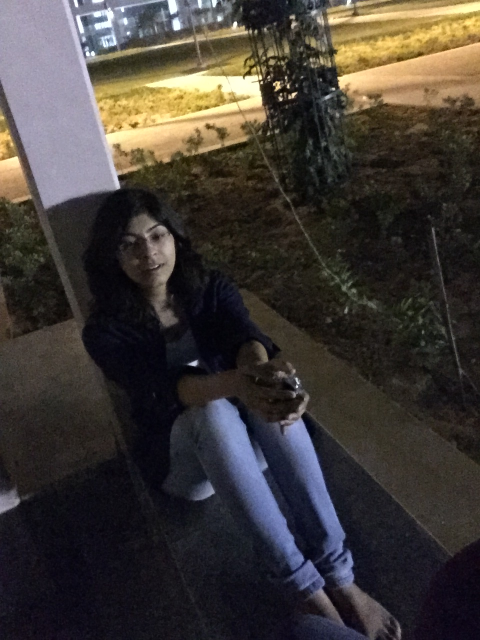
#> input picture src/data/training/0/m.JPG, 960 x 1280 px (shown at 1/2 size)
$ python ImageFeatureExtractor.py   (Python 2 division)   (older library calls are emulated)
#> lines starting #> are read from the running program, lines starting #| are printed output that depends on the picture
import os
import sys
import copy
sys.path.append(os.path.abspath(os.path.join(os.path.dirname(__file__), '..'+os.sep)))
# from PIL import Image, ImageStat
# import matplotlib.mlab as mlab
# import matplotlib.pyplot as plt
import datetime
import cv2
from skimage.color import rgb2lab, lab2lch, lab2rgb, rgb2yuv, yuv2rgb
import numpy as np
class ImageFeatureExtractor:
	'''
	Extracts feature Vector from given Image
	'''

	def __init__(self, imageFileName, facecascxml_path="", eyecascxml_path=""):
		face_hcxml = './xml/HAAR_FACE.xml'
		# eye_hcxml = './xml//HAAR_EYE.xml'
		eye_hcxml = './xml/haarcascade_eye_tree_eyeglasses.xml'
		self.EYE_XML = os.path.abspath(os.path.join(os.path.dirname(__file__), 'xml', 'haarcascade_eye_tree_eyeglasses.xml'))
		self.FACE_XML = os.path.abspath(os.path.join(os.path.dirname(__file__), 'xml', 'HAAR_FACE.xml'))
		self.feature_vector = []
		self.face_ROI=[]
		self.image = None
		self.inputimagefile = imageFileName
		self.inputfacecascxml = os.path.abspath(facecascxml_path)
		self.inputeyecasxml = os.path.abspath(eyecascxml_path)

		self.enhancedDirectory = ''
		self.initialize()


	def initialize(self):

		if not os.path.isfile(self.inputimagefile):
			print("Input image file doesn't exist or it's not a file")

		if not os.path.isfile(self.inputfacecascxml):
			#print("Input face haarcascade xml doesn't exist or it's not a file, use default one")
			self.inputfacecascxml = self.FACE_XML
		if not os.path.isfile(self.inputeyecasxml):
			#print("Input eye haarcascade xml doesn't exist or it's not a file. Use default one")
			self.inputeyecasxml = self.EYE_XML

		self.face_cascade = cv2.CascadeClassifier(self.inputfacecascxml)
		self.eye_cascade = cv2.CascadeClassifier(self.inputeyecasxml)
		self.image = cv2.imread(self.inputimagefile)
#> self.image is the input picture: shape (1280, 960, 3); mean B, G, R 54.2, 58.2, 63.8

	def extract(self):
		self.initialize()
		face_hue = []
		face_brightness = []
		face_sharpness = []
		eye_signal = []
		face_ratio = []
		face_SNR = []
		face_skin_a=[]
		face_skin_b=[]
		face_skin_h=[]
		face_skin_c=[]
		skin_pr =[]
		face_num = 0
		img_face_worstSNR = 0.0
		img_face_ratio = 0.0
		img_face_sharpness = 0.0
		img_skin_pr =0.0
		img_gray_ep = 0.0
		img_skin_a = 0
		img_skin_b = 0
		img=self.image
		facehc_xml = self.inputfacecascxml
		eyehc_xml = self.inputeyecasxml
		gray = cv2.cvtColor(img, cv2.COLOR_BGR2GRAY)
		self.imggray=gray
		img_gray_ep=self.calEntroy(gray)
#> in calEntroy, `img_ROI = img[int(w/2-width_radius):int(w/2+width_radius), int(h/2-hei..`:
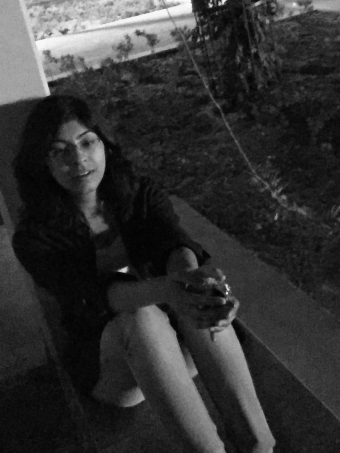
#> img_ROI: shape (905, 679) (shown at 1/2 size); min 0, max 251, mean 50
#> in calEntroy, `gray_pd=gray_hist[0].astype(float)/len(gray_Test)`: gray_pd = 254 values, max 0.0436 at index 160, min 0 at index 0, mean 0.00394
#> in calEntroy, `img_gray_ep=-np.sum(np.multiply(gray_pd,np.ma.log2(gray_pd).data))`: img_gray_ep = 6.12
#> in calEntroy, `y = gray_pd`: y has the same summary as gray_pd
#> img_gray_ep = 6.12

		#print "image entropy:", img_gray_ep


		gray_laplacian = cv2.Laplacian(gray, cv2.CV_64F)
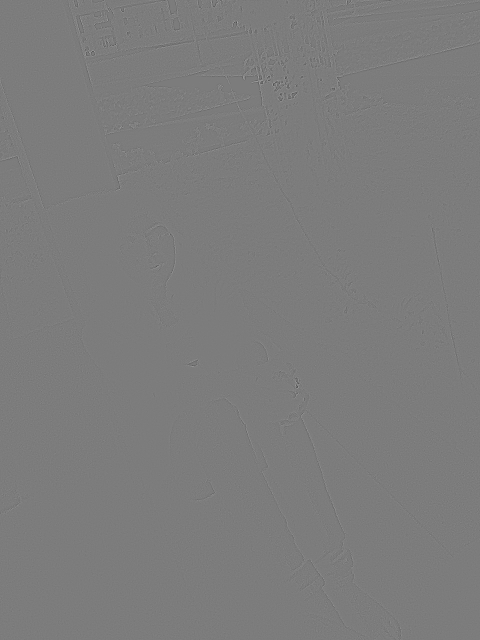
#> gray_laplacian: shape (1280, 960) float64 (shown at 1/2 size); min -294, max 308, mean 0; drawn with min black and max white
		mu, std = cv2.meanStdDev(gray_laplacian)
#> mu = [-0.000811]; std = [9.94]
		img_sharpness = np.log2(float(std.item() * std.item()))
#> img_sharpness = 6.63

		sum_contrast = float(np.amax(gray)) + float(np.amin(gray))
#> sum_contrast = 254
		diff_contrast = float(np.amax(gray)) - float(np.amin(gray))
#> diff_contrast = 254
		img_contrast = diff_contrast / sum_contrast
#> img_contrast = 1

		img_weight, img_height = gray.shape
		#print self.inputimagefile
		faces = self.face_cascade.detectMultiScale(gray, 1.3, 5)
#> faces = [[231, 427, 129, 129]]

		face_num = len(faces)
#> face_num = 1
		img_face_ratio = 0.0
		# print "Found {0} faces!".format(len(faces))

		# Draw a rectangle around the faces
		if len(faces):
			self.face_ROI = faces
#> self.face_ROI = [[231, 427, 129, 129]]
			for (x, y, w, h) in faces:
				eye_signal_face = []
				face_roi = img[y:y + h, x:x + w, :]
				#cv2.rectangle(img,(x,y),(x+w,y+h),(255,0,0),2)
				face_hsv = cv2.cvtColor(face_roi, cv2.COLOR_BGR2HSV)
				face_lab=rgb2lab(face_roi)
				#face_lab=cv2.cvtColor(face_roi, cv2.COLOR_RGB2LAB)
				face_lch=lab2lch(face_lab)
				dim=face_lch.shape
				c0_width=max(1,dim[0]/50)
				c1_width=max(1,dim[1]/50)

				face_central_lch=face_lch[int(dim[0]/2-c0_width):int(dim[0]/2+c0_width),int(dim[1]/2-c1_width):int(dim[1]/2+c1_width),:]
				#cv2.rectangle(face_roi,(dim[0]/2-dim[0]/50,dim[1]/2-dim[1]/50),(dim[0]/2-dim[0]/50+dim[0]/25,dim[1]/2-dim[1]/50+dim[1]/25),(0,255,0),2)
				face_central_lab=face_lab[dim[0]/2-c0_width:dim[0]/2+c0_width,dim[1]/2-c1_width:dim[1]/2+c1_width,:]
				skin_L,skin_c,skin_h=np.mean(face_central_lch, axis=(0,1))
				skin_L,skin_a,skin_b=np.mean(face_central_lab, axis=(0,1))
				if len(face_central_lab)<1:
					# print("Empty face detection, please double check. Program exits")
					sys.exit(2)
				# [5 lines of commented-out code are left out]
				img_skin_pr=np.exp(-(float(np.power((skin_c-32),2))/(2*np.power(11,2)) + float(np.power((skin_h-5),2))/(2*np.power(8,2))))

				face_gray= gray[y:y + h, x:x + w]
				face_gray_laplacian = cv2.Laplacian(face_gray, cv2.CV_64F)
				mu_face, std_face = cv2.meanStdDev(face_gray_laplacian)
				face_gray_sharpness = np.log2(float(std_face.item() * std_face.item()))
				face_sharpness.append(face_gray_sharpness)
				hue = face_hsv[:, :, 0]
				brightness = face_hsv[:, :, 2]
				face_gray_roi = gray[y:y + h, x:x + w]
				face_roi=img[y:y + h, x:x + w]
				#face_ratio_temp = np.log2(float(h * w) / float(img_height * img_weight))
				face_ratio_temp = float(h * w) / float(img_height * img_weight)
				#eyes = self.eye_cascade.detectMultiScale(face_gray_roi)
				eyes = self.eye_cascade.detectMultiScale(gray)
				if len(eyes):
					for (ex, ey, ew, eh) in eyes:
						eye_signal_face.append(np.average(gray[ey:ey + eh, ex:ex + ew]))
						#cv2.rectangle(img,(ex,ey),(ex+ew,ey+eh),(0,0,255),2)
					eye_signal.append(np.average(eye_signal_face))
					img_eye_signal = np.average(eye_signal)

				hue_mask = np.ma.masked_equal(hue, -1).compressed()
				brightness_mask = np.ma.masked_equal(brightness, -1).compressed()
				#face_skin_mask = np.ma.masked_equal(img, [-1,-1,-1]).compressed()
				face_hue.append(np.average(hue_mask))
				face_brightness.append(np.average(brightness_mask))
				face_SNR.append(20 * np.log10(np.average(brightness_mask) / np.std(brightness_mask)))
				face_ratio.append(face_ratio_temp)
				face_skin_a.append(skin_a)
				face_skin_b.append(skin_b)
				face_skin_c.append(skin_c)
				face_skin_h.append(skin_h)
				skin_pr.append(img_skin_pr)
#> this loop made 1 pass
#> (x, y, w, h, dim, c0_width, c1_width) on pass 1: (231, 427, 129, 129, (129, 129, 3), 2, 2)
#> pass 1, in extract, `face_roi = img[y:y + h, x:x + w, :]`:
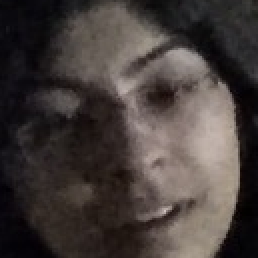
#> face_roi: shape (129, 129, 3) (shown 2 times larger); mean B, G, R 58.7, 61.4, 69.3
#> after the loop:
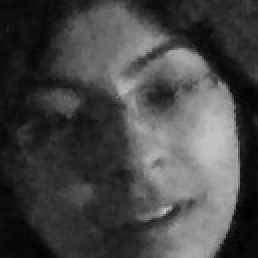
#> brightness: shape (129, 129) (shown 2 times larger); min 1, max 208, mean 69.7
#> after the loop:
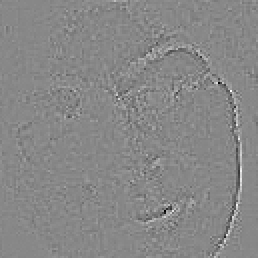
#> face_gray_laplacian: shape (129, 129) float64 (shown 2 times larger); min -163, max 143, mean 0; drawn with min black and max white
#> after the loop:
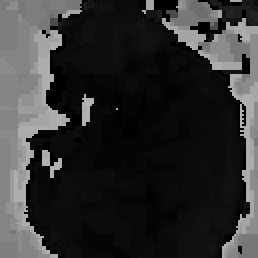
#> hue: shape (129, 129) (shown 2 times larger); min 0, max 177, mean 48.4
#> after the loop, eye_signal = []; face_SNR = [2.6]; face_brightness = [69.68]; face_hue = [48.43]; face_ratio = [0.0135]; face_sharpness = [7.34]; face_skin_a = [2.88]; face_skin_b = [-7.78]; face_skin_c = [8.3]; face_skin_h = [5.07]; skin_pr = [0.0982]
			img_skin_pr = np.average(skin_pr)
			img_skin_a = np.average(face_skin_a)
#> img_skin_a = 2.88
			img_skin_b = np.average(face_skin_b)
#> img_skin_b = -7.78
			img_skin_c = np.average(face_skin_c)
#> img_skin_c = 8.3
			img_skin_h = np.average(face_skin_h)
#> img_skin_h = 5.07
			img_face_worstSNR = np.amin(face_SNR)
#> img_face_worstSNR = 2.6
			img_face_sharpness = np.average(face_sharpness)
#> img_face_sharpness = 7.34


		self.feature_vector = [face_num, img_skin_pr, img_skin_a, img_skin_b, img_face_sharpness,img_face_worstSNR,
							   img_gray_ep,  img_sharpness]
#> self.feature_vector = [1, 0.0982, 2.88, -7.78, 7.34, 2.6, 6.12, 6.63]
		#print("face_SNR:"+repr(img_face_worstSNR))
		# print "current image feature:", self.feature_vector
		return self.feature_vector

	def calEntroy(self, img, upper=240,lower=150, ROI_ratio=0.5):
		w,h=img.shape
		ROI_ratio = min(1, max(0.25, ROI_ratio))
		width_radius=max(1,w*0.5*np.sqrt(ROI_ratio))
		height_radius=max(1,h*0.5*np.sqrt(ROI_ratio))
		img_ROI = img[int(w/2-width_radius):int(w/2+width_radius), int(h/2-height_radius):int(h/2+height_radius)]
		gray_Test = np.ma.masked_outside(img_ROI, lower, upper).compressed()
		gray_hist =np.histogram(gray_Test,bins=xrange(1,256))
		gray_pd=gray_hist[0].astype(float)/len(gray_Test)
		img_gray_ep=-np.sum(np.multiply(gray_pd,np.ma.log2(gray_pd).data))
		y = gray_pd
		bins = xrange(1, len(y)+1)
		'''
		l = plt.plot(bins, y, 'r--', linewidth=1)
		plt.xlabel('graylevel')
		plt.ylabel('Probability')
		plt.title(r'image PDF ')
		plt.axis([1, 256, 0, max(y)])
		plt.grid(True)
		'''
		cur_feature_vector = self.feature_vector
		basePath = os.path.dirname(__file__)
		#print "current path of current file:", basePath
		parentPath = os.path.abspath(os.path.join(basePath,".."))
		#print "parent path of current file:",parentPath
		entropyHist_Dir = os.path.abspath(os.path.join(parentPath , 'data', 'entropy_hist'))
		#print entropyHist_Dir
		if not os.path.exists(entropyHist_Dir):
			os.mkdir(entropyHist_Dir)
		entropyHistimg_Name = "".join([entropyHist_Dir,"/",self.inputimagefile.split('/')[-1].split('.')[0]
									   + '{:-%Y-%m-%d_%H-%M-%S}'.format(datetime.datetime.now())+'.png'])
		#plt.savefig(entropyHistimg_Name)
		return img_gray_ep


""""""""""""""""""""""""""""""""""""""""""""""""""""""""""""""""""""""""""""""""""""
"""                               Main Method                                    """
"""                                                                              """
""""""""""""""""""""""""""""""""""""""""""""""""""""""""""""""""""""""""""""""""""""
if __name__ == '__main__':
	#testimage = '../data/training/test/original.jpg'
	#Ling
	testimage = os.path.abspath('../data/training/0/m.JPG')
	face_hcxml = './xml/HAAR_FACE.xml'
	#eye_hcxml = './xml//HAAR_EYE.xml'
	eye_hcxml = './xml/haarcascade_eye_tree_eyeglasses.xml'
	im_extractor = ImageFeatureExtractor(testimage, face_hcxml, eye_hcxml)
	# im_extractor.initialize()
	img_feature=im_extractor.extract()
#> img_feature = [1, 0.0982, 2.88, -7.78, 7.34, 2.6, 6.12, 6.63]
	good_feature_vector=[2, 0.5, 19, 20, 7,8 ,7.05,10]
	#enhanced = im_extractor.enhance(ref_feature_vector=good_feature_vector)
	from PIL import Image
	imOld = Image.open(testimage).rotate(270)
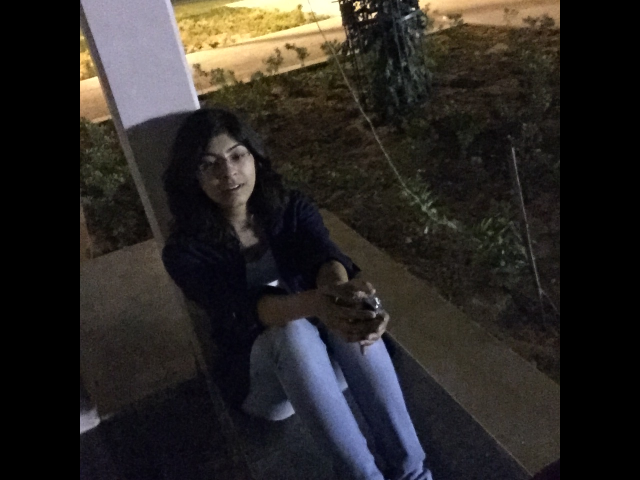
#> imOld: PIL image 1280x960 RGB (shown at 1/2 size); mean R, G, B 42.7, 39.2, 36.6
	imOld.show()
	#imNew =Image.open(enhanced)
	#imNew.show()
	'''
	im_extractor.enhance_constrast_brightness()
	im_extractor.face_sharpen()
	im_extractor.skin_noise_reduction()
	im_extractor.skin_color_correction(19, 30)
	#im_extractor.skin_color_correction(19, 20)
	#print im_extractor.feature_vector
	'''

$ run again, with src/data/training/test/original.JPG copied over src/data/training/0/m.JPG
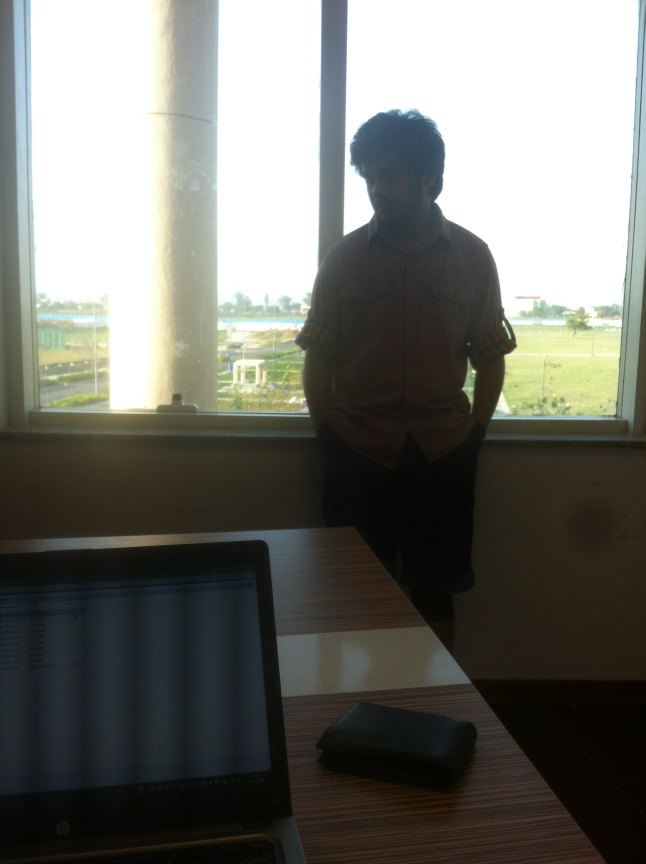
#> input picture src/data/training/test/original.JPG, 1936 x 2592 px (shown at 1/3 size)
#> in initialize, self.image is the input picture: shape (2592, 1936, 3); mean B, G, R 106.7, 113, 112.3
#> in calEntroy, `img_ROI = img[int(w/2-width_radius):int(w/2+width_radius), int(h/2-hei..`:
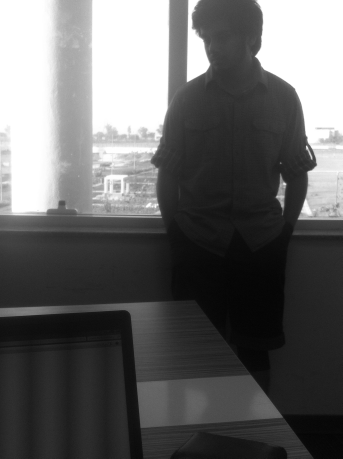
#> img_ROI: shape (1833, 1369) (shown at 1/4 size); min 0, max 255, mean 100.1
#> gray_pd = 254 values, max 0.0189 at index 168, min 0 at index 0, mean 0.00394
#> in calEntroy, `img_gray_ep=-np.sum(np.multiply(gray_pd,np.ma.log2(gray_pd).data))`: img_gray_ep = 6.46
#> y has the same summary as gray_pd
#> mu = [0.000102]; std = [7.98]
#> img_sharpness = 5.99
#> sum_contrast = 255
#> img_contrast = 1
#> faces = ()
#> face_num = 0
#> self.feature_vector = [0, 0, 0, 0, 0, 0, 6.46, 5.99]
#> `imOld = Image.open(testimage).rotate(270)`:
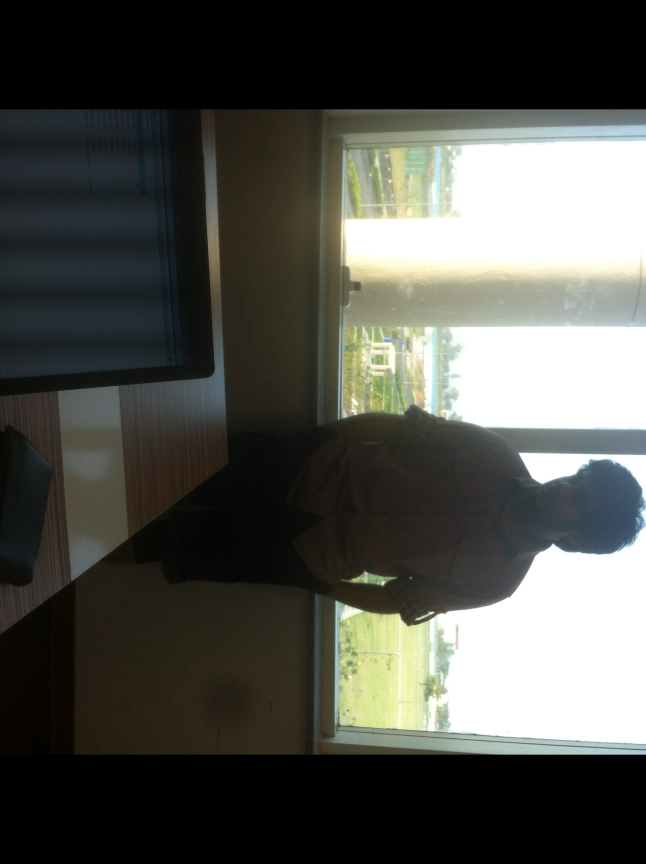
#> imOld: PIL image 1936x2592 RGB (shown at 1/3 size); mean R, G, B 79.3, 80.3, 74.5

$ run again, with src/data/training/0/007.JPG copied over src/data/training/0/m.JPG
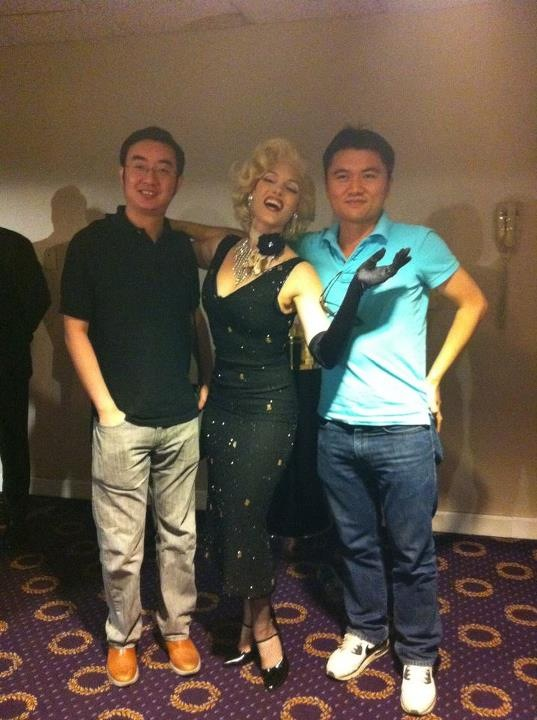
#> input picture src/data/training/0/007.JPG, 537 x 720 px
#> in initialize, self.image is the input picture: shape (720, 537, 3); mean B, G, R 71.8, 85.7, 98.2
#> gray_pd = 254 values, max 0.0136 at index 173, min 0 at index 0, mean 0.00394
#> in calEntroy, `img_gray_ep=-np.sum(np.multiply(gray_pd,np.ma.log2(gray_pd).data))`: img_gray_ep = 6.5
#> in calEntroy, `y = gray_pd`: y has the same summary as gray_pd
#> mu = [0.000437]; std = [22.37]
#> img_sharpness = 8.97
#> sum_contrast = 261
#> diff_contrast = 249
#> img_contrast = 0.954
#> faces = [[117, 141, 67, 67], [322, 150, 69, 69], [94, 531, 59, 59]]
#> face_num = 3
#> self.face_ROI has the same summary as faces
#> the loop in extract, `for (x, y, w, h) in faces:` made 3 passes
#> (x, y, w, h, dim, skin_c, skin_h) on passes 1 to 3: (117, 141, 67, 67, (67, 67, 3), 34.76, 4.95), (322, 150, 69, 69, (69, 69, 3), 43.59, 4.94), (94, 531, 59, 59, (59, 59, 3), 16.31, 4.31)
#> pass 1, in extract, `face_roi = img[y:y + h, x:x + w, :]`:
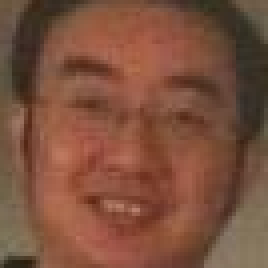
#> face_roi: shape (67, 67, 3) (shown 4 times larger); mean B, G, R 61.1, 80.5, 124.3
#> after the loop in extract, `for (x, y, w, h) in faces:`: eye_signal = []; face_SNR = [12.03, 12.6, 4.61]; face_brightness = [124.3, 140.5, 127]; face_hue = [10.36, 11.09, 29.06]; face_ratio = [0.0116, 0.0123, 0.009]; face_sharpness = [7.31, 6.91, 9.58]; face_skin_a = [8.18, 9.71, -6.35]; face_skin_b = [-33.78, -42.49, -15]; face_skin_c = [34.76, 43.59, 16.31]; face_skin_h = [4.95, 4.94, 4.31]; skin_pr = [0.969, 0.574, 0.36]
#> in extract, `img_skin_pr = np.average(skin_pr)`: img_skin_pr = 0.634
#> img_skin_a = 3.85
#> img_skin_b = -30.42
#> img_skin_c = 31.55
#> img_skin_h = 4.73
#> img_face_worstSNR = 4.61
#> img_face_sharpness = 7.93
#> self.feature_vector = [3, 0.634, 3.85, -30.42, 7.93, 4.61, 6.5, 8.97]
#> `imOld = Image.open(testimage).rotate(270)`:
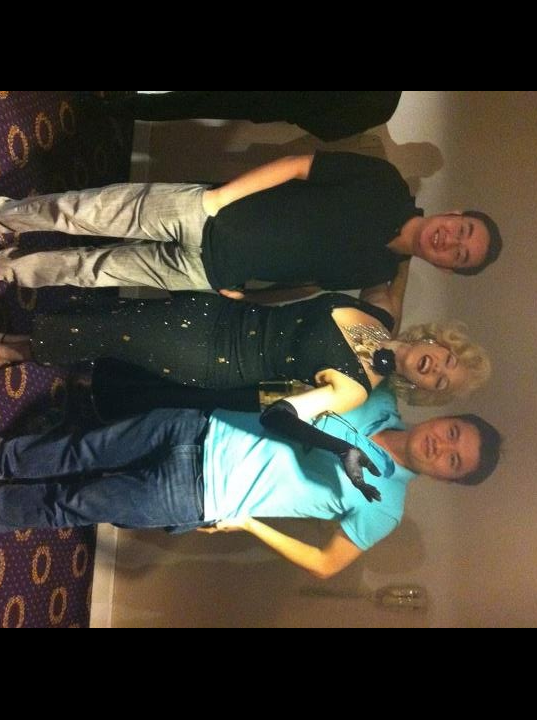
#> imOld: PIL image 537x720 RGB; mean R, G, B 67.2, 62.6, 52.1
